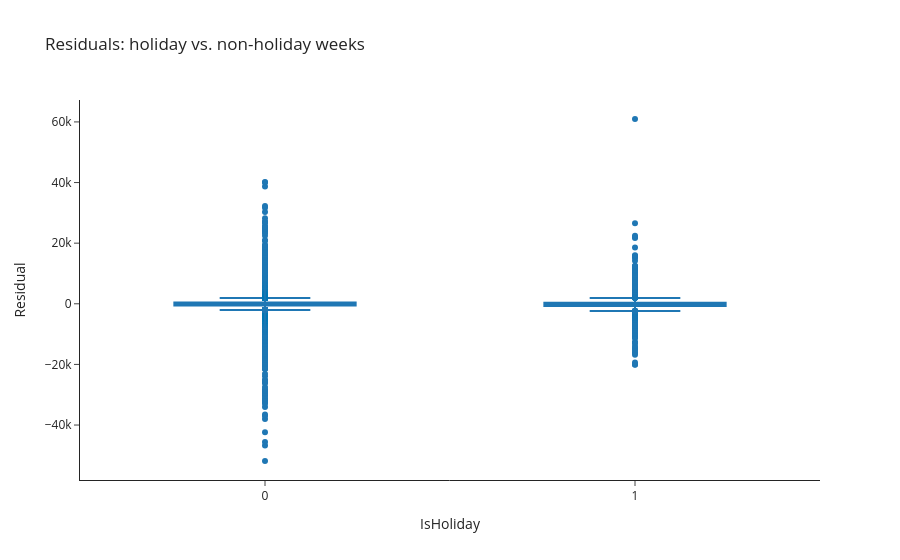

The notebook cell this image was saved under:
### Markdown cell above
### Residual Analysis

Where is the model wrong, and is it wrong in a structured way?

### Code cell
resid = pd.DataFrame(
    {
        "Date": test["Date"].values,
        "IsHoliday": test["IsHoliday"].values,
        "Residual": y_test.values - xgb_pred,
    }
)

fig = px.box(
    resid,
    x="IsHoliday",
    y="Residual",
    title="Residuals: holiday vs. non-holiday weeks",
    template="simple_white",
)
fig.show()

### Figure 1 — Plotly figure (JSON) as saved in the notebook; plotly's stock layout.template omitted (floating-point values rounded to 4 significant figures; data arrays with more than 128 entries replaced by an {"elided": "..."} marker saying what was removed)
{"data": [{"alignmentgroup": "True", "hovertemplate": "IsHoliday=%{x}<br>Residual=%{y}<extra></extra>", "legendgroup": "", "marker": {"color": "#1F77B4"}, "name": "", "notched": false, "offsetgroup": "", "orientation": "v", "showlegend": false, "type": "box", "x": {"elided": "35563 int values"}, "x0": " ", "xaxis": "x", "y": {"elided": "35563 float values"}, "y0": " ", "yaxis": "y"}], "layout": {"boxmode": "group", "legend": {"tracegroupgap": 0}, "title": {"text": "Residuals: holiday vs. non-holiday weeks"}, "xaxis": {"anchor": "y", "domain": [0, 1], "title": {"text": "IsHoliday"}}, "yaxis": {"anchor": "x", "domain": [0, 1], "title": {"text": "Residual"}}}}
